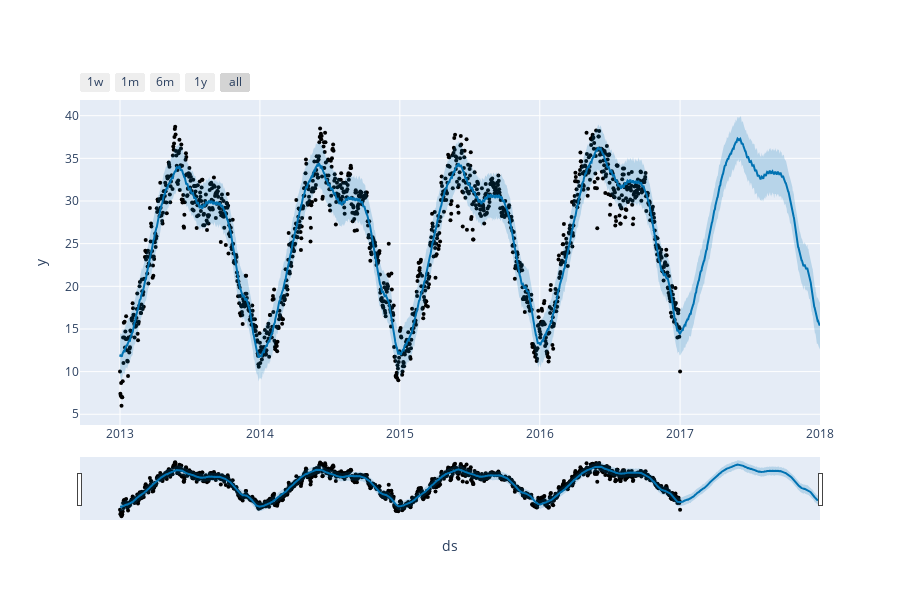

The cell this chart's notebook holds for it:
### Markdown cell above
Use facebook prophet to predict wheather

### Code cell
from prophet import Prophet
from prophet.plot import plot_plotly, plot_components_plotly
model = Prophet()
model.fit(forecast_data)
forecasts = model.make_future_dataframe(periods=365)
predictions = model.predict(forecasts)
plot_plotly(model, predictions)

### Figure 1 — Plotly figure (JSON) as saved in the notebook; plotly's stock layout.template omitted (floating-point values rounded to 4 significant figures; data arrays with more than 128 entries replaced by an {"elided": "..."} marker saying what was removed)
{"data": [{"marker": {"color": "black", "size": 4}, "mode": "markers", "name": "Actual", "type": "scatter", "x": {"elided": "1462 str values"}, "y": {"elided": "1462 float values"}}, {"hoverinfo": "skip", "line": {"width": 0}, "mode": "lines", "type": "scatter", "x": {"elided": "1827 str values"}, "y": {"elided": "1827 float values"}}, {"fill": "tonexty", "fillcolor": "rgba(0, 114, 178, 0.2)", "line": {"color": "#0072B2", "width": 2}, "mode": "lines", "name": "Predicted", "type": "scatter", "x": {"elided": "1827 str values"}, "y": {"elided": "1827 float values"}}, {"fill": "tonexty", "fillcolor": "rgba(0, 114, 178, 0.2)", "hoverinfo": "skip", "line": {"width": 0}, "mode": "lines", "type": "scatter", "x": {"elided": "1827 str values"}, "y": {"elided": "1827 float values"}}], "layout": {"height": 600, "showlegend": false, "width": 900, "xaxis": {"rangeselector": {"buttons": [{"count": 7, "label": "1w", "step": "day", "stepmode": "backward"}, {"count": 1, "label": "1m", "step": "month", "stepmode": "backward"}, {"count": 6, "label": "6m", "step": "month", "stepmode": "backward"}, {"count": 1, "label": "1y", "step": "year", "stepmode": "backward"}, {"step": "all"}]}, "rangeslider": {"visible": true}, "title": {"text": "ds"}, "type": "date"}, "yaxis": {"title": {"text": "y"}}}}
